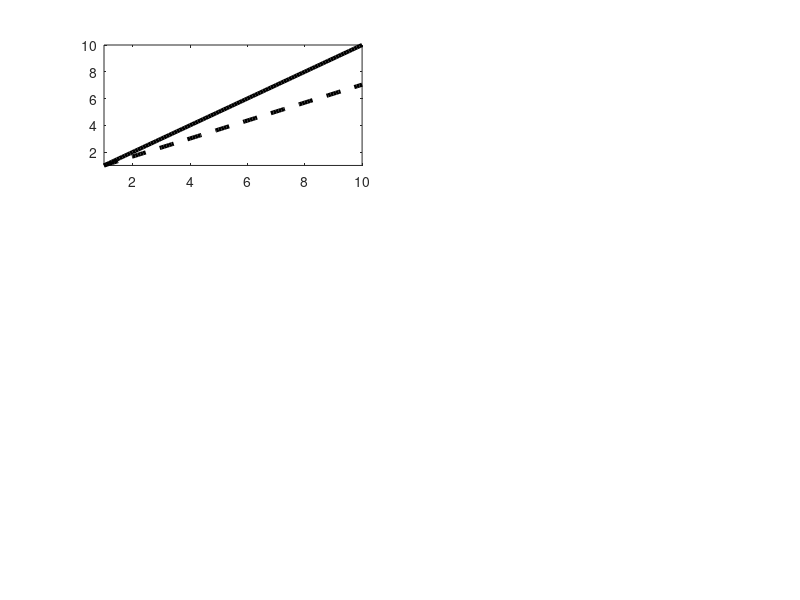

Write the MATLAB code that produced this figure. (Note: this script raises an error after producing the figure.)
clear
clc

% This script plots figure 5 in the main text
% Script requires:
%   "viridis.m" <- a color palette function
%   "APL_BothLitter_Producers_Sim.m" <- function to simulate the
%   annual-perennial dynamics model


%% Parameters

% The coexistence conditions require
%   1. lambdaA and lambdaP,   2. betaA and betaP, and   3. L_P^* and L_A^*

% To find the values of L* for each species as resident, we need
%   1. alphaA and alphaP' = alphaP*(1 + gamma*(1-s))
%   2. The ratios bP/d and bA/d
%   3. betaA and betaP
%   4. lambdaA and lambdaP

% In sum total, we need 4 parameters for each species
%   1. lambda;     2. alpha;
%   3. beta;       4. b/d;

% This is a vector for creating figures in lambdaP vs lambdaA space
lambda = linspace(1,10,100);
% Parameters shared across all simulations
alpha = 1;     bA_d = 50; bP_d = 0;


%% Create figures 5a and 5b

% Consider the two cases where betaA > betaP and betaA < betaP
betaAvec = [1.5,1];      betaPvec = [1,1.5];

% Labels for outcomes in different regions of parameter space
txt_labls = {'Priority Effect','Coexistence',...
    'Annual Excludes Perennial','Perennial Excludes Annual'};


for j = 1:2
    % Set the specific beta values for each case
    betaA = betaAvec(j); betaP = betaPvec(j);
    
    %% Analytical Calculation for equilibrium litter
    % Calculate the equilibrium L*
    LeqA = -(1/betaA + bA_d*(1/alpha))/2 + sqrt(...
        (1/betaA + bA_d*(1/alpha))^2/4 + bA_d*(lambda-1)/(betaA*alpha));
    
    LeqP = -(1/betaP + bP_d*(1/alpha))/2 + sqrt(...
        (1/betaP + bP_d*(1/alpha))^2/4 + bP_d*(lambda-1)/(betaP*alpha));
    
    
    % Calculate the invasion boundaries for each species
    lambdaAinv = lambda.*(1+betaA*LeqP)./(1+betaP*LeqP);
    lambdaPinv = lambda.*(1+betaP*LeqA)./(1+betaA*LeqA);
    
    % Make figures
    labl = {'(a)', '(b)'};
    % Set colors
    figure(1)
    subplot(3,2,j)
    plot(lambdaAinv, lambda, '-', 'Color', 'black', 'LineWidth', 3);
    hold on
    plot(lambda, lambdaPinv, '--', 'Color', 'black', 'LineWidth', 3);
    hold off
    axis([1,max(lambda),1,max(lambda)]);
    ax = gca; ax.FontSize = 25; ax.FontName = 'Times New Roman';
    ax.XTick = 1:2:max(lambda); ax.YTick = 1:2:max(lambda);
    xlabel('\it\lambda_A'); ylabel('\it\lambda_P');
    pan_labl = text(0,1,labl(j), 'Units', 'normalized');
    set(pan_labl, 'FontSize', 30); set(pan_labl, 'FontName', 'Times New Roman');
    set(pan_labl, 'VerticalAlignment', 'bottom');
    set(pan_labl, 'HorizontalAlignment', 'right');
    
    % Add in points corresponding to the parameters used in the example
    % dynamics panels (c-f)
    hold on
    if j == 1
        kvec = 2:4;
        scatter(7*ones(1,3), [8,4,5.5], 'filled');
        title('\beta_{\itA} > \beta_{\itP}')
    else
        kvec = [1,3:4];
        scatter(7, 8, 'filled');
        title('\beta_{\itA} < \beta_{\itP}')
    end
    hold off
    
    for k = kvec
        tx = text(0.5,0.5, txt_labls(k),'Units','normalized');
        tx.FontSize = 20; tx.FontName = 'Times New Roman';
    end
    
end

%% Now simulation dynamics in these specific cases

%Plotting Parameters
x = viridis(4);
colors = x(2:3,:);

% General Parameters
gen = [200,700]; d = 0.01;

% Cases
% a. Stable Coexistence
% b. Perennial Excludes Annual
% c. Annual Excludes Perennial
% d. Priority Effects
cases = 4; indx = [3,4,5,6]; %indx here is a plotting parameter
% Figure labels
title_str = {'{\itN_A} excludes {\itN_P}','{\itN_P} excludes {\itN_A}', ...
    'Stable Coexistence', 'Priority Effect'};
subplot_str = {'(c)', '(d)', '(e)', '(f)'};

% Setting the specific parameters to use in the 4 cases
lambdaA = 7*ones(1,4); lambdaP = [4, 8, 5.5, 8];
betaA = [1.5*ones(1,3),1]; betaP = [1*ones(1,3), 1.5];

% Annual Parameters
sA = 0.9;   gA = 0.09;   eA = 1;
bA = 0.5;   alphaA = 1;

% Perennial Parameters
sP = 0.2;   s = 0.2;    f = 0.1;    gP = 0.8;   eP = 0.8;
bP = 0;     alphaP = 1; gamma = 0.1;

% Calculate the stable stage distribution for the perennial
ssd = (1-s)/(gP*eP);

% Initial Conditions
% Each row represents the different panels in teh figure
% row 1 = panel c;          % row 3 = panel e;
% row 2 = panel d;          % row 4 = panel f;
% Each column is a different model component
% Col 1 = NA;   Col 2 = L;  Col 3 = NS;     Col 4 = NP;
init_cond1 = [0,0,ssd/(1 + ssd), 1/(1+ssd);...
              1,0,0,0;...
              0,0,ssd/(1 + ssd), 1/(1+ssd);...
              0,0,ssd/(1 + ssd), 1/(1+ssd)]; 

% Loop over the four cases
for i = 1:cases
    %% Collect parameters into a single cell frame

    % Calculate seed yield values
    yA = lambdaA(i)*(1 - sA*(1-gA))/(gA*eA);
    yP = lambdaP(i)*(1 - sP*(1-gP))/(gP*eP*(f + 1/(1-s)));
    
    % Collect all the parameters into vectors to pass into simulation
    % function
    S = [sA, sP, s];    y = [yA, yP*f, yP];     g = [gA, gP];   e = [eA, eP];
    decay = [bA, bP, d];   alpha = [alphaA, gamma*alphaP, alphaP];
    beta = [betaA(i), betaP(i)];
    
    % Collect all parameters together
    parameters = {S, y, g, e, decay, alpha, beta};
    
    % Delete any previous calculated dynamics
    clear NA L NP
    
    % Run the simulation before the other species is introduced
    sys = APL_BothLitter_Producers_Sim(gen(1), init_cond1(i,:), parameters);
    
    % Specify output back into NA, L, and NP
    NA = sys(1,:); L = sys(2,:);    NP = sum(sys(3:4,:));

    % Specify which species is introduced second in each case
    % If it is case b (i.e., i == 2), the perennial is introduced second.
    % Otherwise the annual is introduced first. Introduction density is
    % exp(-2).
    if any(i == 2)
        NPinit = exp(-1)/2*[1, gP*eP/(1-s)/(1+betaP(i)*L(end))];
        init2 = [sys(1:2,end)', NPinit];
    else
        NAinit = exp(-2);       Linit = 0;
        init2 = [NAinit, Linit, sys(3:4,end)'];
    end
    
    % Run the simulation once the second species is introduced
    sys = APL_BothLitter_Producers_Sim(gen(2)-gen(1), init2, parameters);
    
    % Compile the dynamics since introduction of the second species and the
    % dynamics prior to the introduction of the second species into a
    % single vector of dynamics for each species.
    newNA = sys(1,2:end); newNP = sum(sys(3:4,2:end)); newL = sys(2,2:end);
    NA = [NA, newNA]; L = [L,newL]; NP = [NP, newNP];
        
    % If it is case d (priority effects) run another set of simulations
    % with a second introduction with NA = exp(-0.5) at the second
    % introduction.
    if i == 4
        sys = APL_BothLitter_Producers_Sim(400, [exp(-0.5), sys(2:4,400)'], parameters);
        NA = [NA(1:600), sys(1,2:end)]; L = [L(1:600), sys(2,2:end)];
        NP = [NP(1:600), sum(sys(3:4,2:end))];
    end
    
    % Plot the dynamics as different panels
    figure(1)
    subplot(3,2,indx(i))

    % Plotting specifics for case where perennial excludes annual
    if i == 2
        p(1) = plot(NA); hold on; 
        p(2) = plot((gen(1)+1):gen(2), NP(gen(1):gen(2)-1));
        l = plot(L, '--', 'Color', 'black');
        hold off;
    end
    % Plotting specifics for case where there are priority effects
    if i == 4
        p(1) = plot(gen(1)+1:length(NA), NA(gen(1)+1:length(NA)));
        hold on;
        p(2) = plot(NP);
        l = plot((gen(1)+1):length(L), L(gen(1)+1:length(L)), '--', 'Color', 'black');
        xline(600, ':', 'HandleVisibility', 'off');
        hold off;
    end
    
    % Plotting specifics for case a and c annual excludes perennial and
    % when species stably coexist
    if any(i == [1,3])
        p(1) = plot((gen(1)+1):gen(2), NA(gen(1):gen(2)-1)); hold on; 
        p(2) = plot(NP);
        l = plot((gen(1)+1):gen(2), L(gen(1):gen(2)-1), '--', 'Color', 'black');
        hold off;
    end
    
    % Extra cosmetic features of the figure panels
    set(p, {'Color'}, num2cell(colors,2)); set(p, {'LineWidth'}, {3});
    l.LineWidth = 3;        xline(gen(1),':', 'HandleVisibility', 'off');
    hold off
    xlabel('Year {\itt}'); ylabel('Density'); title(title_str(i));
    ax = gca; ax.FontSize = 20; ax.FontName = 'Times New Roman';
    tx = text(-0.16,1.05, subplot_str(i), 'Units', 'normalized');
    tx.FontName = 'Times New Roman'; tx.FontSize = 30;
    
end
